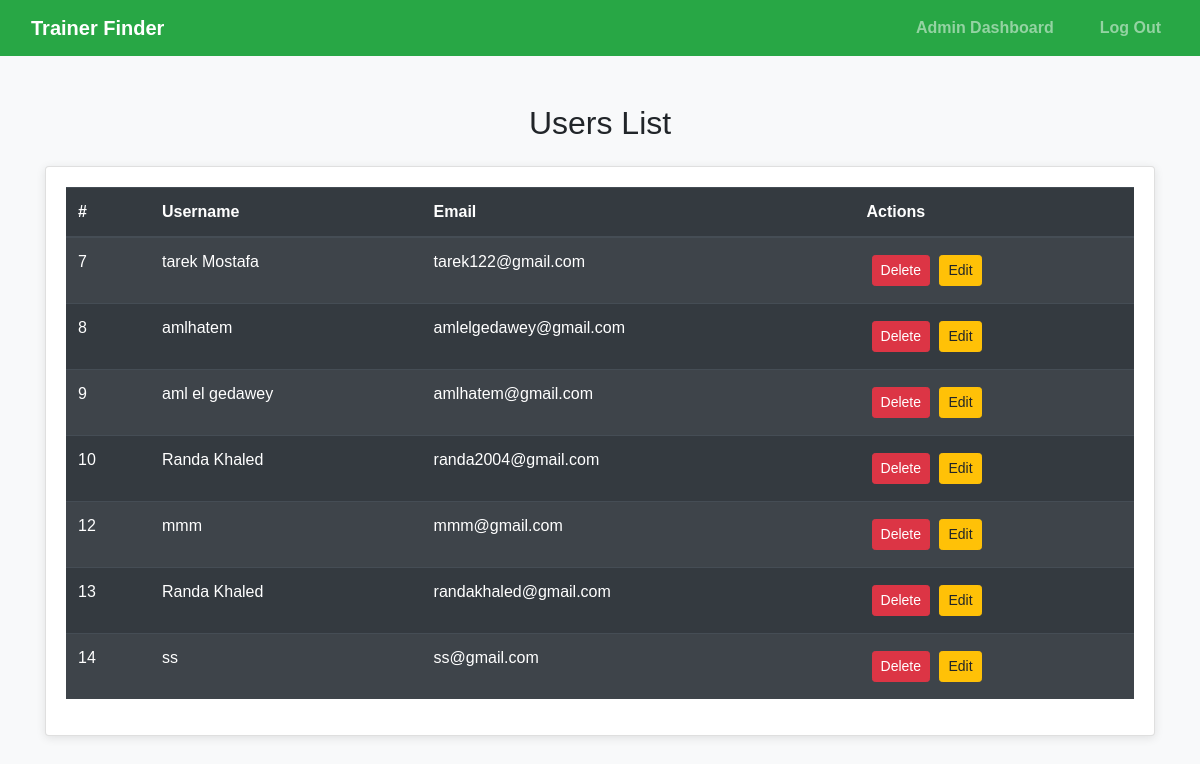
The page /Controllers/AdminController.php?page=users on the database as committed earlier.
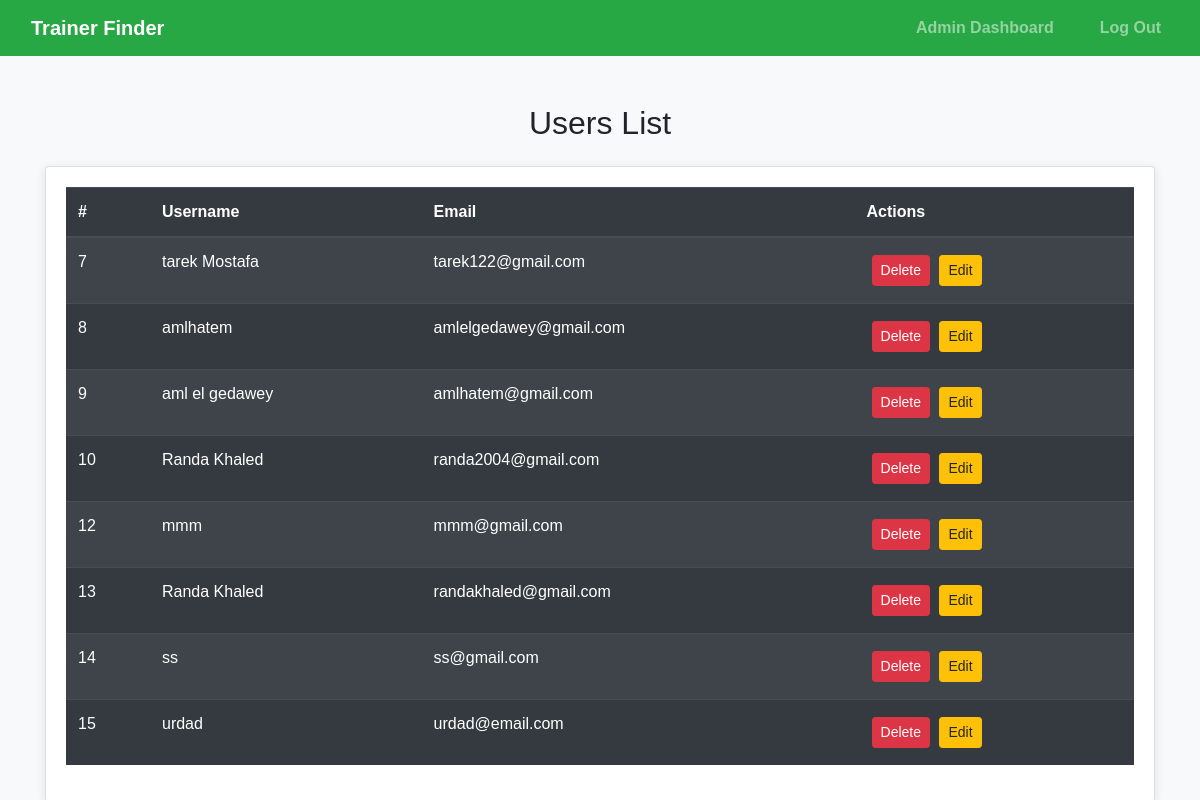
The same page on the database as committed later.
### tables this page shows
CREATE TABLE `users` (
  `id` int(11) NOT NULL,
  `email` varchar(255) NOT NULL,
  `password` varchar(255) NOT NULL,
  `username` varchar(50) NOT NULL,
  `reserved` tinyint(5) DEFAULT NULL COMMENT 'default:0'
);

### Views/userslistView.php (the view, shortened to what this page needs)
<?php
$db = Database::getInstance();
$conn = $db->getConnection();
$users = [];
$sql = "SELECT id, username, email FROM users";
$result = $conn->query($sql);
if ($result && $result->num_rows > 0) {
    while ($row = $result->fetch_assoc()) {
        $users[] = $row;
    }
}
?>
<!DOCTYPE html>
<html lang="en">
<head>
    <link rel="stylesheet" href="../Assets/CSS/lists.css">
    <link rel="stylesheet" href="../Assets/CSS/header-footer.css">
    <link rel="stylesheet" href="https://stackpath.bootstrapcdn.com/bootstrap/4.5.2/css/bootstrap.min.css">
</head>
<body>
<nav class="navbar navbar-expand-lg navbar-dark">
    <a class="navbar-brand" href="#">Trainer Finder</a>
    <div class="collapse navbar-collapse">
        <ul class="navbar-nav ml-auto">
            <li class="nav-item"><a class="nav-link" href="../Views/adminView.php">Admin Dashboard</a></li>
            <li class="nav-item"><a class="nav-link" href="../Views/LoginSignupView.php">Log Out</a></li>
        </ul>
    </div>
</nav>
<div class="container mt-5">
    <h2 class="text-center mb-4">Users List</h2>
    <div class="card">
        <div class="card-body">
            <?php if (!empty($users)): ?>
                <table class="table table-dark table-striped">
                    <thead>
                        <tr>
                            <th>#</th>
                            <th>Username</th>
                            <th>Email</th>
                            <th>Actions</th>
                        </tr>
                    </thead>
                    <tbody>
                        <?php foreach ($users as $user): ?>
                            <tr>
                                <td><?= htmlspecialchars($user['id']) ?></td>
                                <td><?= htmlspecialchars($user['username']) ?></td>
                                <td><?= htmlspecialchars($user['email']) ?></td>
                                <td>
                                    <form method="POST" style="display:inline;" onsubmit="return confirmDelete()">
                                        <button type="submit" class="btn btn-danger btn-sm">Delete</button>
                                    </form>
                                    <button type="button" class="btn btn-warning btn-sm" onclick="openEditModal(
                                        <?= htmlspecialchars($user['id']) ?>,
                                        '<?= htmlspecialchars($user['username']) ?>',
                                        '<?= htmlspecialchars($user['email']) ?>'
                                    )">Edit</button>
                                </td>
                            </tr>
                        <?php endforeach; ?>
                    </tbody>
                </table>
            <?php else: ?>
                <p class="text-center">No users found.</p>
            <?php endif; ?>
        </div>
    </div>
</div>
</body>
</html>

### Controllers/AdminController.php (shortened to what this page needs)
<?php
class AdminController {
    public static function handleRequest() {
        $page = $_GET['page'] ?? '';
        switch ($page) {
            case 'users':
                self::viewUsers();
                break;
        }
    }
    public static function viewUsers() {
        include '../Views/userslistView.php';
    }
}
AdminController::handleRequest();

### Assets/CSS/lists.css (style rules this page uses)
body { font-family: 'Arial', sans-serif; background-color: #f8f9fa; color: #343a40; }
header, .navbar { background: #28a745; color: #ffffff; }
nav a { color: #ffffff; font-weight: bold; }
.card { background-color: #ffffff; border-radius: 10px; box-shadow: 0 2px 10px rgba(0, 0, 0, 0.1); margin-top: 20px; }
.btn-danger { margin: 5px; background-color: #dc3545; border: none; }
.table-dark { background-color: #343a40; color: #ffffff; }
.table-dark th, .table-dark td { vertical-align: middle; }

### Assets/CSS/header-footer.css (style rules this page uses)
nav { background-color: #28a745; }
nav a { margin: 0 15px; color: white; text-decoration: none; font-weight: bold; }

### Views/userslistView.php (style rules this page uses)
body { font-family: Arial, sans-serif; background-color: #f8f9fa; }
.navbar { background-color: #28a745; }
.navbar-brand { color: #fff; }
.card { margin-top: 20px; }

Rows that differ between the two databases and show on the page:
added users: id "15", username "urdad", email "urdad@email.com"
